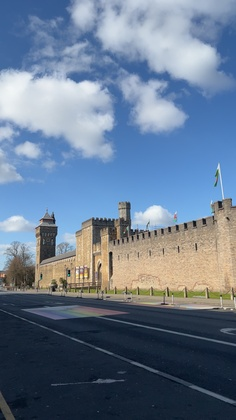
%> input picture dsp/test.JPG, 236 x 420 px, shrunk from 1242 x 2208 before the run
$ octave cfi_run.m   (GNU Octave 9; MATLAB toolbox functions it lacks are replaced by stand-ins)
%> lines starting %> are read from the running program, lines starting %| are printed output that depends on the picture; in (x1, y1, x2, y2) boxes, pixels count from 0 and x2, y2 are one past the last pixel; in counts of white or black regions, pixels touching at a corner belong together; the program's own positions count from 1
### dsp/cfi_load.m
function s = cfi_load(filename)
%> called with filename = 'test.jpg'
% [9 lines of commented-out code are left out]

    imgData = imread(filename);
%> imgData is the input picture: size 420x236x3 uint8; mean R, G, B 104.7, 122.4, 144.2

    [rows, cols, chans] = size(imgData);
%> rows = 420; cols = 236; chans = 3

    s.img       = imgData;
    s.height    = rows;
%> s.height = 420
    s.width     = cols;
%> s.width = 236
    s.channels  = chans;
%> s.channels = 3
    s.filename  = filename;
end

### dsp/cfi_segment.m
function m = cfi_segment(s)
% creates a binary (black/white) mask from s.img
%
% how this function works is first converts the input image to grayscale
% double [0..1] then determines a threshold with a manual Otsu method binarizes: mask = (gray > threshold)
% example: s = cfi_load('test.jpg');
%          m = cfi_segment(s);
%          figure, imshow(m);

    img = s.img;

    if size(img, 3) == 3
        grayImg = rgb2grayManual(img);
    else
        grayImg = double(img);
    end

    maxVal = max(grayImg(:));
    if maxVal > 0
        grayImg = grayImg / maxVal;
    end

    level = manualOtsu(grayImg);

    m = (grayImg > level);
end

% helper function
function thresh = manualOtsu(imgGray)
    nbins = 256;
    [counts, edges] = histcounts(imgGray, nbins, 'BinLimits', [0,1]);
    p = counts / sum(counts);
    binCenters = (edges(1:end-1) + edges(2:end)) / 2;

    w0 = cumsum(p);
    w1 = 1 - w0;
    mu0 = cumsum(p .* binCenters) ./ w0;
    muT = sum(p .* binCenters);
    mu1 = (muT - w0 .* mu0) ./ w1;
    sigmaB2 = w0 .* w1 .* (mu0 - mu1).^2;

    [~, idx] = max(sigmaB2);
    thresh = binCenters(idx);
end

% helper function
function gray = rgb2grayManual(rgbImg)

    if isa(rgbImg, 'uint8')
        rgbImg = double(rgbImg) / 255;

    elseif isa(rgbImg, 'uint16')

        rgbImg = double(rgbImg) / 65535;

    else

        rgbImg = double(rgbImg);
    end

    R = rgbImg(:, :, 1);
    G = rgbImg(:, :, 2);
    B = rgbImg(:, :, 3);

    gray = 0.2989 * R + 0.5870 * G + 0.1140 * B;
end

### dsp/cfi_display.m
function cfi_display(s, domain)
% display image in spatial or frequency domain
%
% cfi_display(s, domain)
%
% inputs: s- struct with s.img
%           domain - 's' (spatial) or 'f' (frequency). Default 's' if omitted.
%
% example: cfi_display(s, 's');   normal view
%          cfi_display(s, 'f');   log-magnitude FFT

    if nargin < 2
        domain = 's';
    end

    switch lower(domain)
        case 's'
            % spatial domain
            imshow(s.img);
            title('Spatial Domain Image');

        case 'f'
            % frequency domain
            img = s.img;

            if size(img,3) == 3

                imgGray = rgb2grayManual(double(img));
            else

                imgGray = double(img);
            end

            maxVal = max(imgGray(:));

            if maxVal > 0

                imgGray = imgGray / maxVal;
            end

            F = fft2(imgGray);
            Fshift = fftshift(F);


            magSpec = log(1 + abs(Fshift));
            imshow(magSpec, []);

            title('Frequency Domain (Log Magnitude)');

        otherwise
            error('Unknown domain option. Use ''s'' or ''f''.');
    end
end


% helper function
function gray = rgb2grayManual(rgbImg)
    if isa(rgbImg, 'uint8')

        rgbImg = double(rgbImg)/255;

    elseif isa(rgbImg, 'uint16')

        rgbImg = double(rgbImg)/65535;
    end

    R = rgbImg(:,:,1);
    G = rgbImg(:,:,2);
    B = rgbImg(:,:,3);

    gray = 0.2989*R + 0.5870*G + 0.1140*B;
end

### dsp/cfi_ext.m
function segImg = cfi_ext(s, nSegments)
% creates a multi-color segmented image from s.img by splitting grayscale intensities into nSegments bins
%
% help note: segImg = cfi_ext(s, nSegments);
%
%   inputs: s= struct with s.img (RGB or grayscale)
%           nSegments= number of color segments (default=4)
%
%   outputs: segImg - an RGB image (uint8), with each intensity bin assigned a random color
%
%   example: s = cfi_load('test.jpg');
%            out = cfi_ext(s, 5);
%            figure, imshow(out);
%
% This function first converts s.img to grayscale [0..1] if RGB then splits intensities into nSegments bins then
% assigns a random color to each bin and finally creates a segmented RGB image

    if nargin < 2

        nSegments = 4;
    end

    img = double(s.img);

    [rows, cols, chans] = size(img);

    % convert to grayscale if RGB
    if chans == 3

        maxValLocal = max(img(:));

        if maxValLocal > 1
            img = img / maxValLocal;
        end

        R = img(:,:,1);
        G = img(:,:,2);
        B = img(:,:,3);

        grayImg = 0.2989*R + 0.5870*G + 0.1140*B;
    else

        maxValLocal = max(img(:));

        if maxValLocal > 1

            img = img / maxValLocal;
        end

        grayImg = img;
    end

    maxVal = max(grayImg(:));
    if maxVal > 0
        grayImg = grayImg / maxVal;
    end

    binEdges = linspace(0, 1, nSegments+1);

    segRGB = zeros(rows, cols, 3);

    rng(0);
    palette = rand(nSegments, 3);

    % assign each pixel to a segment
    for i = 1:nSegments

        inBin = (grayImg >= binEdges(i)) & (grayImg < binEdges(i+1));

        for c = 1:3

            segRGB(:,:,c) = segRGB(:,:,c) + inBin * palette(i,c);
        end
    end

    segImg = uint8(segRGB * 255);
end

### dsp/cfi_save.m
function cfi_save(filename, s)

%  example: cfi_save('output.png', s);

    imwrite(s.img, filename);
end

### dsp/cfi_run.m

    % load an image
    s = cfi_load('test.jpg');
%> s = {height 420, width 236, channels 3}

    % figure 1
    figure, imshow(s.img);
    title('Original Image');

    % figure 2
    figure;
    cfi_display(s, 's');
    title('Spatial Domain');

    % figure 3
    m = cfi_segment(s);
%> in rgb2grayManual, `R = rgbImg(:, :, 1);`:
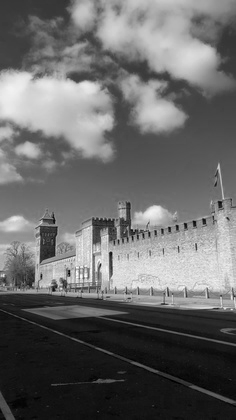
%> R: size 420x236 double; min 0, max 1, mean 0.411
%> in rgb2grayManual, `G = rgbImg(:, :, 2);`:
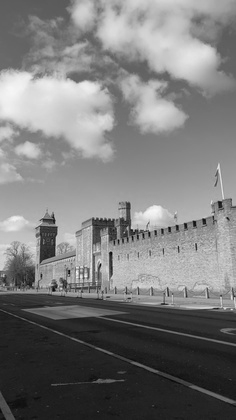
%> G: size 420x236 double; min 0.0275, max 0.976, mean 0.48
%> in rgb2grayManual, `B = rgbImg(:, :, 3);`:
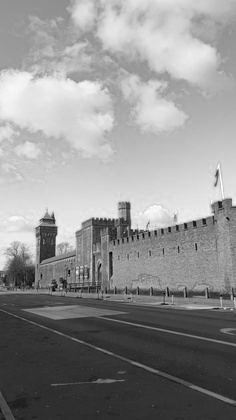
%> B: size 420x236 double; min 0, max 1, mean 0.565
%> in cfi_segment, `maxVal = max(grayImg(:));`: maxVal = 0.979
%> in manualOtsu, `[counts, edges] = histcounts(imgGray, nbins, 'BinLimits', [0,1]);`: counts = 256 values, max 2424 at index 33, min 0 at index 1, mean 387.2; edges = 257 values from 0 to 1
%> in manualOtsu, `p = counts / sum(counts);`: p = 256 values, max 0.0245 at index 33, min 0 at index 1, mean 0.00391
%> in manualOtsu, `binCenters = (edges(1:end-1) + edges(2:end)) / 2;`: binCenters = 256 values from 0.00195 to 0.998
%> in manualOtsu, `w0 = cumsum(p);`: w0 = 256 values from 0 to 1
%> in manualOtsu, `w1 = 1 - w0;`: w1 = 256 values, max 1 at index 1, min -2.22e-16 at index 256, mean 0.477
%> in manualOtsu, `muT = sum(p .* binCenters);`: muT = 0.479
%> in manualOtsu, `[~, idx] = max(sigmaB2);`: idx = 106
%> in manualOtsu, `thresh = binCenters(idx);`: thresh = 0.412
%> in cfi_segment, `m = (grayImg > level);`:
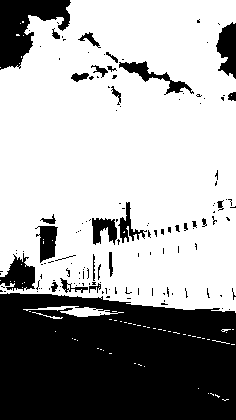
%> m: size 420x236 logical; 64.7% white; 142 black regions (113 under 20 px), largest, box (x1, y1, x2, y2) and area: (0, 293, 236, 420) 27236, (0, 0, 71, 70) 2676, (216, 22, 236, 79) 767
    figure, imshow(m);
    title('Binary Segmentation (Foreground=1, Background=0)');

    % figure 4
    figure;
    cfi_display(s, 'f');
%> call 2 of cfi_display, with domain = 'f'
%> in cfi_display (call 2), `maxVal = max(imgGray(:));`: maxVal = 249.7
%> in cfi_display (call 2), `magSpec = log(1 + abs(Fshift));`:
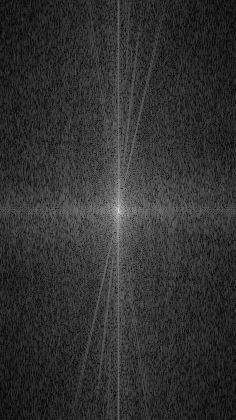
%> magSpec: size 420x236 double; min 0.0378, max 10.77, mean 2.13; drawn with min black and max white
    title('Frequency Domain');

    %figure 5
    segImg = cfi_ext(s, 4);
%> in cfi_ext, `maxValLocal = max(img(:));`: maxValLocal = 255
%> in cfi_ext, `maxVal = max(grayImg(:));`: maxVal = 0.979
%> the loop in cfi_ext, `for i = 1:nSegments` made 4 passes
%> pass 1, in cfi_ext, `inBin = (grayImg >= binEdges(i)) & (grayImg < binEdges(i+1));`:
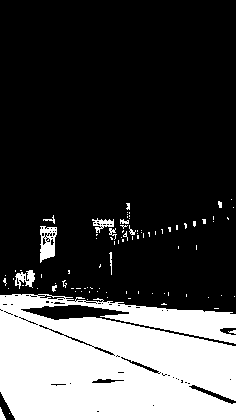
%> inBin: size 420x236 logical; 27% white; 91 white regions (78 under 20 px), largest, box (x1, y1, x2, y2) and area: (0, 294, 236, 420) 25427, (40, 226, 57, 263) 405, (15, 270, 35, 289) 207
%> after the loop in cfi_ext, `for i = 1:nSegments`:
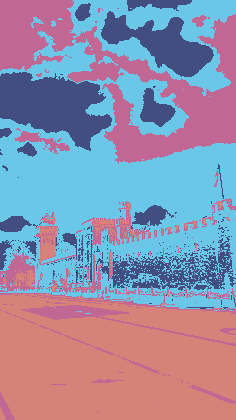
%> segRGB: size 420x236x3 double; mean R, G, B 0.577, 0.562, 0.666
    figure, imshow(segImg);
    title('Multi-Color Segmentation');

    % save the multi-color segmentation image
    outStruct = s;
%> outStruct = {height 420, width 236, channels 3}
    outStruct.img = segImg;
    cfi_save('multiseg.png', outStruct);

    disp('cfi_run completed successfully!');
